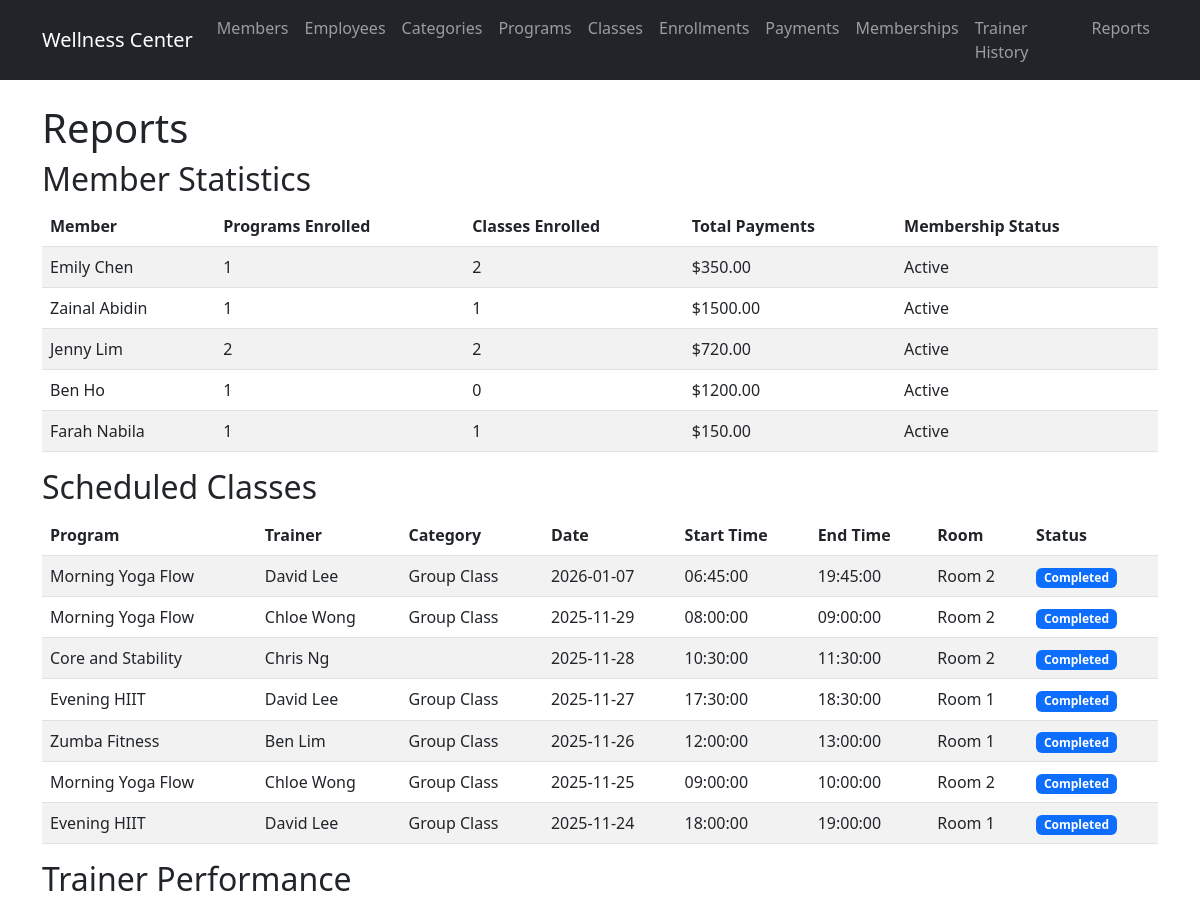
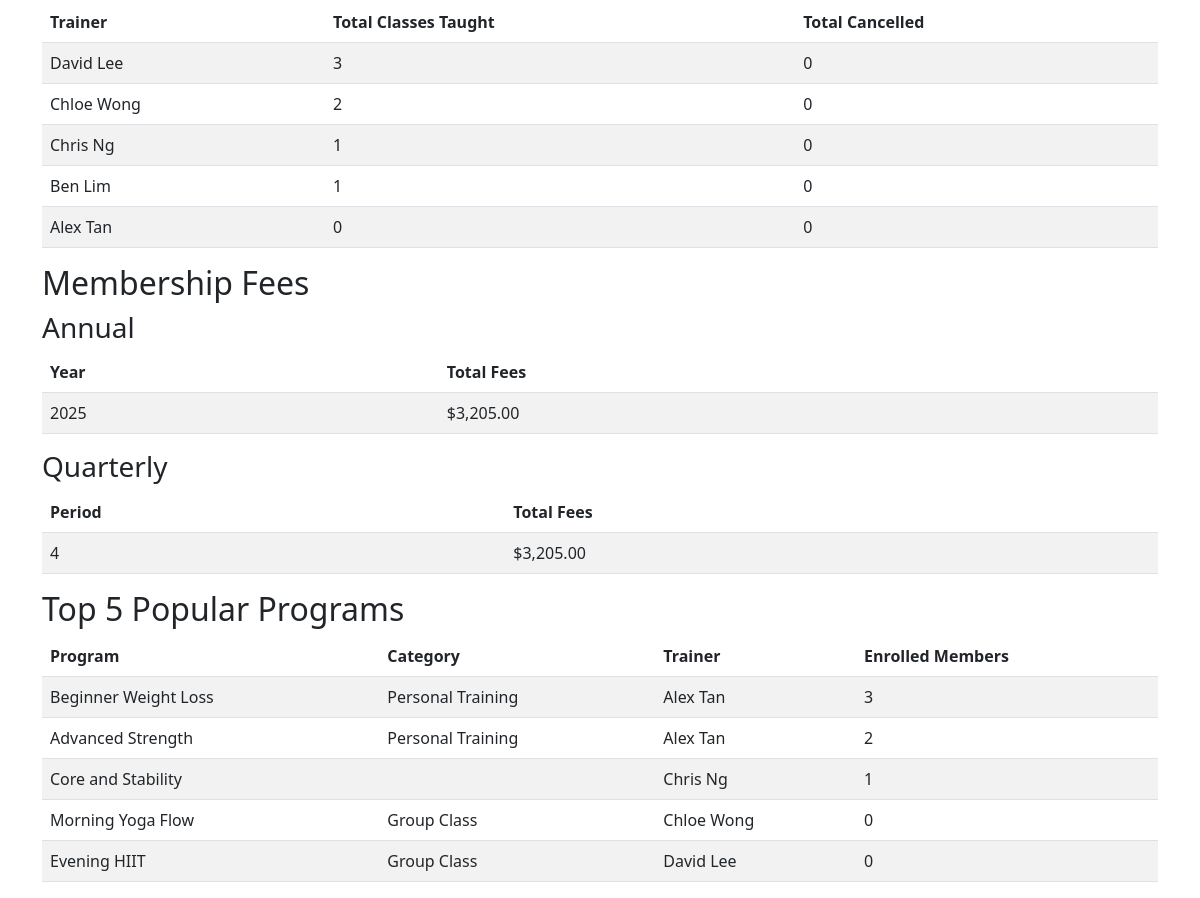
The app's page /reports.php with its own data (2 pictures, top to bottom).
### tables this page shows
CREATE TABLE `member` (
  `member_id` int(11) NOT NULL,
  `member_name` varchar(100) NOT NULL,
  `member_ic` varchar(20) NOT NULL,
  `member_contact` varchar(30) NOT NULL,
  `gender` varchar(10) DEFAULT NULL,
  `date_of_birth` date DEFAULT NULL,
  `membership_status` varchar(20) DEFAULT NULL,
  `type_id` int(11) DEFAULT NULL
);

CREATE TABLE `class` (
  `class_id` int(11) NOT NULL,
  `class_date` date NOT NULL,
  `start_time` time DEFAULT NULL,
  `end_time` time DEFAULT NULL,
  `room_number` varchar(10) DEFAULT NULL,
  `program_id` int(11) NOT NULL,
  `employee_id` int(11) NOT NULL,
  `class_status` varchar(20) DEFAULT 'Active'
);

CREATE TABLE `program` (
  `program_id` int(11) NOT NULL,
  `program_name` varchar(100) NOT NULL,
  `program_category` varchar(50) DEFAULT NULL,
  `program_duration` varchar(50) DEFAULT NULL,
  `program_fee` decimal(10,2) DEFAULT NULL,
  `employee_id` int(11) NOT NULL,
  `category_id` int(11) DEFAULT NULL
);

CREATE TABLE `employee` (
  `employee_id` int(11) NOT NULL,
  `employee_name` varchar(100) NOT NULL,
  `employee_ic` varchar(20) NOT NULL,
  `employee_contact` varchar(30) NOT NULL,
  `gender` varchar(10) DEFAULT NULL,
  `date_of_birth` date DEFAULT NULL,
  `date_working` date DEFAULT NULL,
  `employee_salary` decimal(10,2) DEFAULT NULL,
  `employee_type` enum('C','T') NOT NULL
);

CREATE TABLE `program_category` (
  `category_id` int(11) NOT NULL,
  `category_name` varchar(50) NOT NULL
);

### models/Member.php (called while the page is built, shortened)
<?php
require_once __DIR__ . '/../config/database.php';
class Member {
    public $pdo;
    public function __construct() {
        global $pdo;
        $this->pdo = $pdo;
    }
    public function getMemberStats() {
        $stmt = $this->pdo->query("
            SELECT m.member_id, m.member_name, m.membership_status,
                   COUNT(DISTINCT cm.class_id) as classes_enrolled,
                   COUNT(DISTINCT pm.program_id) as programs_enrolled,
                   SUM(p.payment_amount) as total_payments
            FROM member m
            LEFT JOIN class_member cm ON m.member_id = cm.member_id
            LEFT JOIN program_member pm ON m.member_id = pm.member_id
            LEFT JOIN payment p ON m.member_id = p.member_id
            GROUP BY m.member_id, m.member_name, m.membership_status
        ");
        return $stmt->fetchAll(PDO::FETCH_ASSOC);
    }
}
?>

### models/ClassModel.php (called while the page is built, shortened)
<?php
require_once __DIR__ . '/../config/database.php';
class ClassModel {
    public $pdo;
    public function __construct() {
        global $pdo;
        $this->pdo = $pdo;
    }
    public function getAll() {
        $this->autoArchiveClasses();
        $stmt = $this->pdo->query("
            SELECT c.*, p.program_name, e.employee_name as trainer_name, pc.category_name
            FROM class c
            JOIN program p ON c.program_id = p.program_id
            JOIN employee e ON c.employee_id = e.employee_id
            LEFT JOIN program_category pc ON p.category_id = pc.category_id
            ORDER BY c.class_date DESC, c.start_time ASC
        ");
        $classes = $stmt->fetchAll(PDO::FETCH_ASSOC);
        return $classes;
    }
    private function autoArchiveClasses() {
        $currentDateTime = date('Y-m-d H:i:s');
        $sql = "
            UPDATE class
            SET class_status = 'Completed'
            WHERE class_status = 'Active'
            AND TIMESTAMP(DATE(class_date), end_time) < ?
        ";
        $stmt = $this->pdo->prepare($sql);
        $stmt->execute([$currentDateTime]);
    }
    private function calculateStatus($class) {
        if (isset($class['class_status']) && ($class['class_status'] === 'Cancelled' || $class['class_status'] === 'Completed')) {
            return $class['class_status'];
        }
        $datePart = substr($class['class_date'], 0, 10);
        $classEndTime = strtotime("$datePart " . $class['end_time']);
        $currentTime = time();
        if ($classEndTime < $currentTime) {
            return 'Completed';
        } else {
            return 'Active';
        }
    }
}
?>

### models/Trainer.php (called while the page is built, shortened)
<?php
require_once __DIR__ . '/../config/database.php';
class Trainer {
    public $pdo;
    public function __construct() {
        global $pdo;
        $this->pdo = $pdo;
    }
    public function getPerformanceReport() {
            $sql = "SELECT
                        e.employee_name,
                        COUNT(c.class_id) AS total_scheduled,
                        SUM(CASE WHEN c.class_status != 'Cancelled' THEN 1 ELSE 0 END) AS total_taught,
                        SUM(CASE WHEN c.class_status = 'Cancelled' THEN 1 ELSE 0 END) AS total_cancelled
                    FROM trainer t
                    JOIN employee e ON t.employee_id = e.employee_id
                    LEFT JOIN class c ON t.employee_id = c.employee_id
                    GROUP BY e.employee_id, e.employee_name
                    ORDER BY total_taught DESC";
            $stmt = $this->pdo->query($sql);
            return $stmt->fetchAll(PDO::FETCH_ASSOC);
        }
}
?>

### models/Payment.php (called while the page is built, shortened)
<?php
require_once __DIR__ . '/../config/database.php';
class Payment {
    public $pdo;
    public function __construct() {
        global $pdo;
        $this->pdo = $pdo;
    }
    public function getMembershipFees($period = 'annual') {
        if ($period == 'quarterly') {
            $group = "YEAR(payment_date), QUARTER(payment_date)";
        } else {
            $group = "YEAR(payment_date)";
        }
        $stmt = $this->pdo->query("
            SELECT {$group} as period, SUM(payment_amount) as total_fees
            FROM payment
            GROUP BY {$group}
            ORDER BY period
        ");
        return $stmt->fetchAll(PDO::FETCH_ASSOC);
    }
}
?>

### models/Program.php (called while the page is built, shortened)
<?php
require_once __DIR__ . '/../config/database.php';
class Program {
    public $pdo;
    public function __construct() {
        global $pdo;
        $this->pdo = $pdo;
    }
    public function getTopPrograms() {
        $stmt = $this->pdo->query("
            SELECT p.program_id, p.program_name, pc.category_name, e.employee_name as trainer_name,
                   COUNT(pm.member_id) as enrolled_members
            FROM program p
            LEFT JOIN program_category pc ON p.category_id = pc.category_id
            LEFT JOIN employee e ON p.employee_id = e.employee_id
            LEFT JOIN program_member pm ON p.program_id = pm.program_id
            GROUP BY p.program_id, p.program_name, pc.category_name, e.employee_name
            ORDER BY enrolled_members DESC
            LIMIT 5
        ");
        return $stmt->fetchAll(PDO::FETCH_ASSOC);
    }
}
?>

### reports.php (the view)
<?php
require_once 'models/Member.php';
require_once 'models/ClassModel.php';
require_once 'models/Trainer.php';
require_once 'models/Payment.php';
require_once 'models/Program.php';
$member = new Member();
$classModel = new ClassModel();
$trainer = new Trainer();
$payment = new Payment();
$program = new Program();
include 'views/header.php';
?>
<h1>Reports</h1>
<h2>Member Statistics</h2>
<?php $memberStats = $member->getMemberStats(); ?>
<table class="table table-striped">
    <thead>
        <tr>
            <th>Member</th>
            <th>Programs Enrolled</th>
            <th>Classes Enrolled</th>
            <th>Total Payments</th>
            <th>Membership Status</th>
        </tr>
    </thead>
    <tbody>
        <?php foreach ($memberStats as $stat): ?>
        <tr>
            <td><?php echo $stat['member_name']; ?></td>
            <td><?php echo $stat['programs_enrolled']; ?></td>
            <td><?php echo $stat['classes_enrolled']; ?></td>
            <td>$<?php echo $stat['total_payments']; ?></td>
            <td><?php echo $stat['membership_status']; ?></td>
        </tr>
        <?php endforeach; ?>
    </tbody>
</table>
<h2>Scheduled Classes</h2>
<?php $classes = $classModel->getAll(); ?>
<table class="table table-striped">
    <thead>
        <tr>
            <th>Program</th>
            <th>Trainer</th>
            <th>Category</th>
            <th>Date</th>
            <th>Start Time</th>
            <th>End Time</th>
            <th>Room</th>
            <th>Status</th>
        </tr>
    </thead>
    <tbody>
        <?php foreach ($classes as $c): ?>
        <tr>
            <td><?php echo $c['program_name']; ?></td>
            <td><?php echo $c['trainer_name']; ?></td>
            <td><?php echo $c['category_name']; ?></td>
            <td><?php echo $c['class_date']; ?></td>
            <td><?php echo $c['start_time']; ?></td>
            <td><?php echo $c['end_time']; ?></td>
            <td><?php echo $c['room_number']; ?></td>
            <td>
                <?php
                $status = $c['dynamic_status'];
                $badgeClass = 'bg-secondary';
                if ($status == 'Active') {
                    $badgeClass = 'bg-success';
                } elseif ($status == 'Cancelled') {
                    $badgeClass = 'bg-danger';
                } elseif ($status == 'Completed') {
                    $badgeClass = 'bg-primary';
                }
                ?>
                <span class="badge <?php echo $badgeClass; ?>">
                    <?php echo $status; ?>
                </span>
            </td>
        </tr>
        <?php endforeach; ?>
    </tbody>
</table>
<h2>Trainer Performance</h2>
<?php $performances = $trainer->getPerformanceReport(); ?>
<table class="table table-striped">
    <thead>
        <tr>
            <th>Trainer</th>
            <th>Total Classes Taught</th>
            <th>Total Cancelled</th> </tr>
    </thead>
    <tbody>
        <?php foreach ($performances as $p): ?>
        <tr>
            <td><?php echo $p['employee_name']; ?></td>
            <td><?php echo $p['total_taught']; ?></td>
            <td>
                <?php
                $cancelled = $p['total_cancelled'];
                if($cancelled > 0) {
                    echo '<span class="text-danger font-weight-bold">' . $cancelled . '</span>';
                } else {
                    echo $cancelled;
                }
                ?>
            </td>
        </tr>
        <?php endforeach; ?>
    </tbody>
</table>
<h2>Membership Fees</h2>
<h3>Annual</h3>
<?php $annualFees = $payment->getMembershipFees('annual'); ?>
<table class="table table-striped">
    <thead>
        <tr>
            <th>Year</th>
            <th>Total Fees</th>
        </tr>
    </thead>
    <tbody>
        <?php foreach ($annualFees as $f): ?>
        <tr>
            <td><?php echo $f['period']; ?></td>
            <td>$<?php echo number_format($f['total_fees'], 2); ?></td>
        </tr>
        <?php endforeach; ?>
    </tbody>
</table>
<h3>Quarterly</h3>
<?php $quarterlyFees = $payment->getMembershipFees('quarterly'); ?>
<table class="table table-striped">
    <thead>
        <tr>
            <th>Period</th>
            <th>Total Fees</th>
        </tr>
    </thead>
    <tbody>
        <?php foreach ($quarterlyFees as $f): ?>
        <tr>
            <td><?php echo $f['period']; ?></td>
            <td>$<?php echo number_format($f['total_fees'], 2); ?></td>
        </tr>
        <?php endforeach; ?>
    </tbody>
</table>
<h2>Top 5 Popular Programs</h2>
<?php $topPrograms = $program->getTopPrograms(); ?>
<table class="table table-striped">
    <thead>
        <tr>
            <th>Program</th>
            <th>Category</th>
            <th>Trainer</th>
            <th>Enrolled Members</th>
        </tr>
    </thead>
    <tbody>
        <?php foreach ($topPrograms as $tp): ?>
        <tr>
            <td><?php echo $tp['program_name']; ?></td>
            <td><?php echo $tp['category_name']; ?></td>
            <td><?php echo $tp['trainer_name']; ?></td>
            <td><?php echo $tp['enrolled_members']; ?></td>
        </tr>
        <?php endforeach; ?>
    </tbody>
</table>
<?php include 'views/footer.php'; ?>

### records on screen
member: member_name "Emily Chen", programs_enrolled "1", classes_enrolled "2", total_payments "350.00", membership_status "Active"
member: member_name "Zainal Abidin", programs_enrolled "1", classes_enrolled "1", total_payments "1500.00", membership_status "Active"
member: member_name "Jenny Lim", programs_enrolled "2", classes_enrolled "2", total_payments "720.00", membership_status "Active"
member: member_name "Ben Ho", programs_enrolled "1", classes_enrolled "0", total_payments "1200.00", membership_status "Active"
member: member_name "Farah Nabila", programs_enrolled "1", classes_enrolled "1", total_payments "150.00", membership_status "Active"
class: program.program_name "Morning Yoga Flow", employee.employee_name "David Lee", program_category.category_name "Group Class", class_date "2026-01-07", start_time "06:45:00", end_time "19:45:00", room_number "Room 2", class_status "Completed"
class: program.program_name "Morning Yoga Flow", employee.employee_name "Chloe Wong", program_category.category_name "Group Class", class_date "2025-11-29", start_time "08:00:00", end_time "09:00:00", room_number "Room 2", class_status "Completed"
class: program.program_name "Core and Stability", employee.employee_name "Chris Ng", class_date "2025-11-28", start_time "10:30:00", end_time "11:30:00", room_number "Room 2", status "Completed"
class: program.program_name "Evening HIIT", employee.employee_name "David Lee", program_category.category_name "Group Class", class_date "2025-11-27", start_time "17:30:00", end_time "18:30:00", room_number "Room 1", status "Completed"
class: program.program_name "Zumba Fitness", employee.employee_name "Ben Lim", program_category.category_name "Group Class", class_date "2025-11-26", start_time "12:00:00", end_time "13:00:00", room_number "Room 1", status "Completed"
class: program.program_name "Morning Yoga Flow", employee.employee_name "Chloe Wong", program_category.category_name "Group Class", class_date "2025-11-25", start_time "09:00:00", end_time "10:00:00", room_number "Room 2", status "Completed"
class: program.program_name "Evening HIIT", employee.employee_name "David Lee", program_category.category_name "Group Class", class_date "2025-11-24", start_time "18:00:00", end_time "19:00:00", room_number "Room 1", status "Completed"
program: program_name "Beginner Weight Loss", category.category_name "Personal Training", employee.employee_name "Alex Tan", enrolled_members "3"
program: program_name "Advanced Strength", category.category_name "Personal Training", employee.employee_name "Alex Tan", enrolled_members "2"
program: program_name "Core and Stability", employee.employee_name "Chris Ng", enrolled_members "1"
program: program_name "Morning Yoga Flow", category.category_name "Group Class", employee.employee_name "Chloe Wong", enrolled_members "0"
program: program_name "Evening HIIT", category.category_name "Group Class", employee.employee_name "David Lee", enrolled_members "0"

### other values on screen
$p['employee_name'] "David Lee"
$p['total_taught'] "3"
$cancelled "0"
$p['employee_name'] "Chloe Wong"
$p['total_taught'] "2"
$p['employee_name'] "Chris Ng"
$p['total_taught'] "1"
$p['employee_name'] "Ben Lim"
$p['employee_name'] "Alex Tan"
$p['total_taught'] "0"
$f['period'] "2025"
$f['total_fees'] "3,205.00"
$f['period'] "4"
